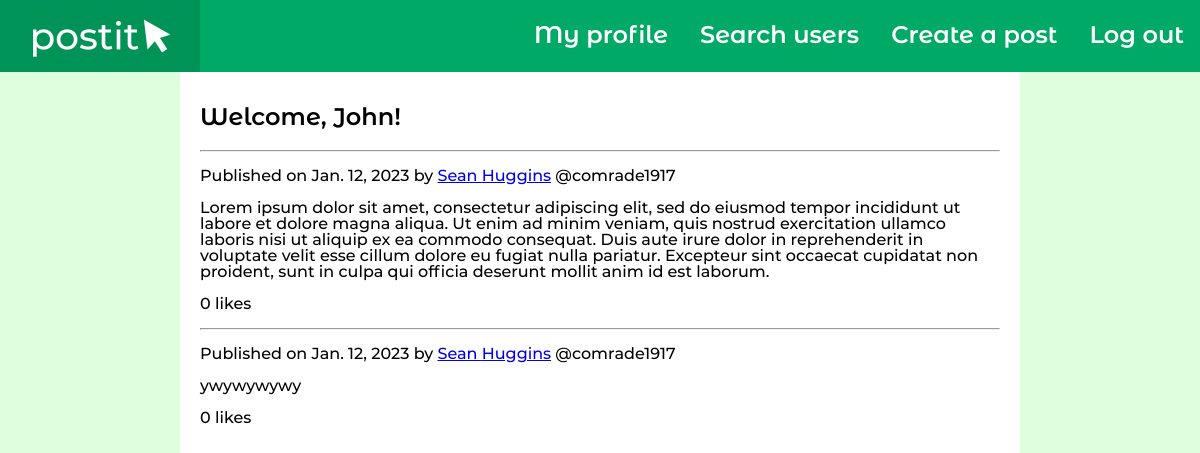
The app's page / (signed in), older data.
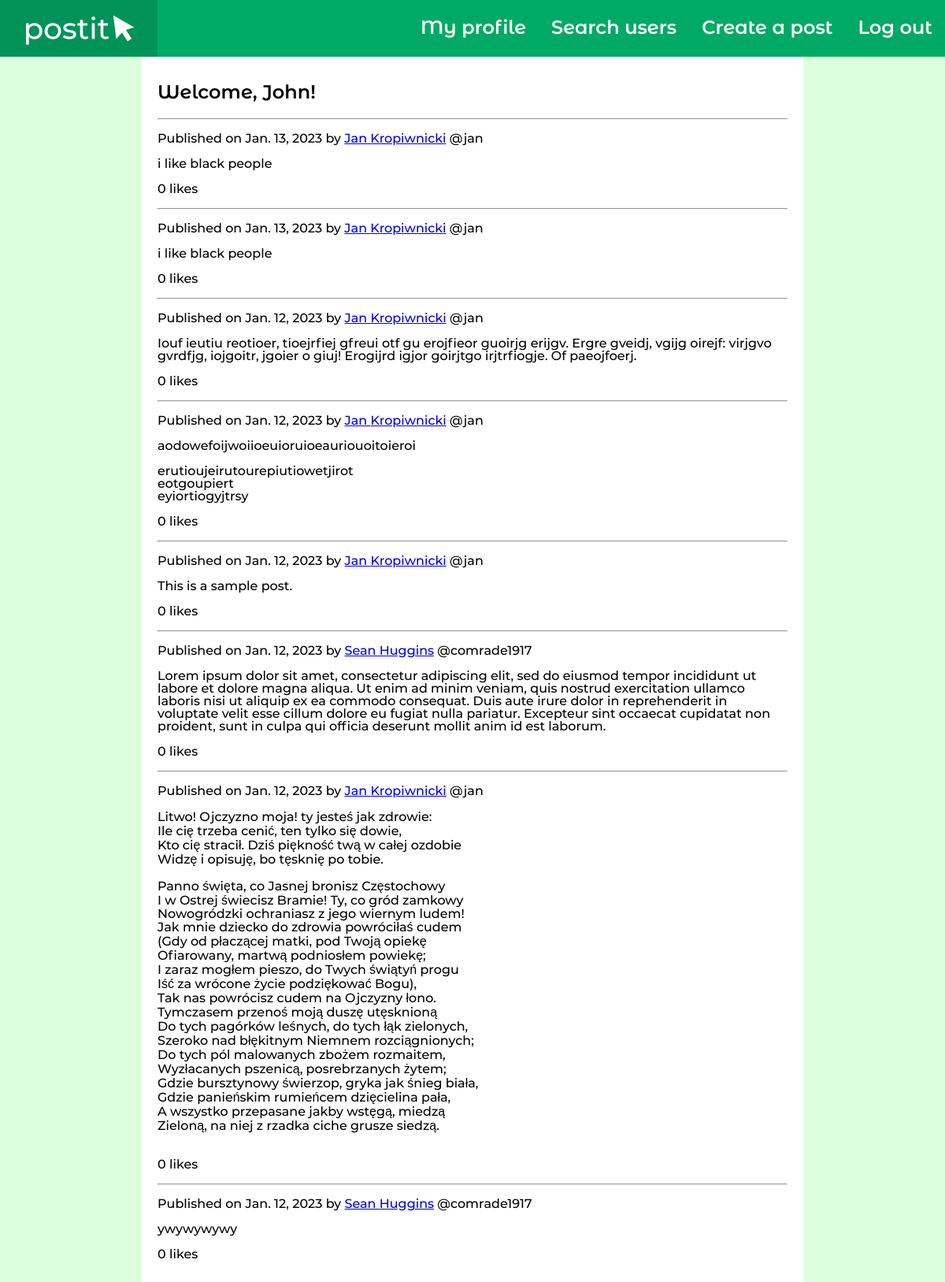
The same page, newer data.
### facebook2_app/models.py (models this page shows)
class Post(models.Model):
    content = models.TextField()
    author = models.ForeignKey(Person, on_delete=models.CASCADE)
    likes = models.PositiveIntegerField()
    date = models.DateTimeField()

class Person(models.Model):
    user = models.OneToOneField(User, on_delete=models.CASCADE)
    friends = models.ManyToManyField("self")

### facebook2_app/views.py (the view)
# urls.py: path('', facebook2_app.views.index, name="index"),
def index(request):
    post_list = []
    friend_requests = []
    if request.user.is_authenticated:
        post_list_plain = []
        for friend in request.user.person.friends.all():
            post_list_plain += list(friend.post_set.all())
        post_list_plain.sort(key=lambda x: x.date, reverse=True)
        for post in post_list_plain:
            post_list += [[post, post.content.split("\r\n")]]
        friend_requests = request.user.requestprofile.friend_requests.all()
    return render(request, "index.html", {
        "post_list": post_list, "friend_requests": friend_requests, "friend_requests_len": len(friend_requests)
    })

### templates/index.html (shortened to what this page needs)
{% extends 'base.html' %}
{% block content %}
    {% if user.is_authenticated %}
        <h2>Welcome, {{ user.first_name }}!</h2>
        {% for post in post_list %}
            <hr>
            <p>Published on {{ post.0.date.date }} by <a href="{% url 'user' post.0.author.user.username%}">
                {{ post.0.author.user.first_name }} {{ post.0.author.user.last_name }}</a>
                @{{ post.0.author.user.username }}</p>
            <p>
            {% for line in post.1 %}
                {{ line }}<br>
            {% endfor %}
            </p>
            <p>{{ post.0.likes }} likes</p>
        {% endfor %}
    {% endif %}
{% endblock %}

Row changes from the older to the newer data that the page shows:
added Post: date "Jan. 13, 2023", author.first_name "Jan", author.last_name "Kropiwnicki", author.username "jan", 1 "i like black people", likes "0"
added Post: date "Jan. 13, 2023", author.first_name "Jan", author.last_name "Kropiwnicki", author.username "jan", 1 "i like black people", likes "0"
now on this page (row unchanged): Post: date "Jan. 12, 2023", author.first_name "Jan", author.last_name "Kropiwnicki", author.username "jan", 1 "Iouf ieutiu reotioer, tioejrfiej gfreui otf gu erojfieor guoirjg erijgv. Ergre gveidj, vgijg oirejf: virjgvo gvrdfjg, iojgoitr, jgoier o giuj! Erogijrd igjor goirjtgo irjtrfiogje. Of paeojfoerj.", likes "0"
now on this page (row unchanged): Post: date "Jan. 12, 2023", author.first_name "Jan", author.last_name "Kropiwnicki", author.username "jan", 1 "aodowefoijwoiioeuioruioeauriouoitoieroi" "erutioujeirutourepiutiowetjirot" "eotgoupiert" "eyiortiogyjtrsy", likes "0"
now on this page (row unchanged): Post: date "Jan. 12, 2023", author.first_name "Jan", author.last_name "Kropiwnicki", author.username "jan", 1 "This is a sample post.", likes "0"
now on this page (row unchanged): Post: date "Jan. 12, 2023", author.first_name "Jan", author.last_name "Kropiwnicki", author.username "jan", 1 "Litwo! Ojczyzno moja! ty jesteś jak zdrowie:" "Ile cię trzeba cenić, ten tylko się dowie," "Kto cię stracił. Dziś piękność twą w całej ozdobie" "Widzę i opisuję, bo tęsknię po tobie." "Panno święta, co Jasnej bronisz Częstochowy" "I w Ostrej świecisz Bramie! Ty, co gród zamkowy" "Nowogródzki ochraniasz z jego wiernym ludem!" "Jak mnie dziecko do zdrowia powróciłaś cudem" "(Gdy od płaczącej matki, pod Twoją opiekę" "Ofiarowany, martwą podniosłem powiekę;" "I zaraz mogłem pieszo, do Twych świątyń progu" "Iść za wrócone życie podziękować Bogu)," "Tak nas powrócisz cudem na Ojczyzny łono." "Tymczasem przenoś moją duszę utęsknioną" "Do tych pagórków leśnych, do tych łąk zielonych," "Szeroko nad błękitnym Niemnem rozciągnionych;" "Do tych pól malowanych zbożem rozmaitem," "Wyzłacanych pszenicą, posrebrzanych żytem;" "Gdzie bursztynowy świerzop, gryka jak śnieg biała," "Gdzie panieńskim rumieńcem dzięcielina pała," "A wszystko przepasane jakby wstęgą, miedzą" "Zieloną, na niej z rzadka ciche grusze siedzą.", likes "0"
